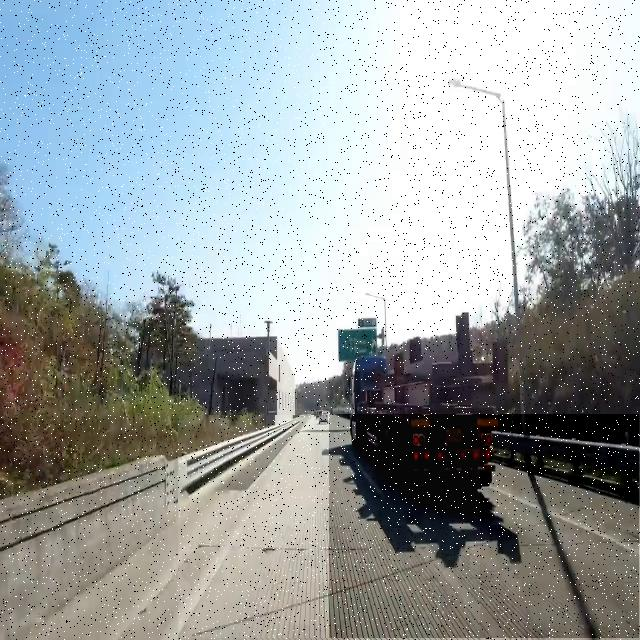
#> input picture assets/lane/test1.jpg, 640 x 640 px; its folder holds only this picture in this run
$ python -i road_lanes.py   (imports and definitions only)
#> lines starting #> are read from the running program, lines starting #| are printed output that depends on the picture; after the words box and inside, x2 and y2 are one past the last pixel; in counts of white or black regions, pixels touching at a corner belong together
import logging

import cv2
import numpy as np

pre_left_fit = None
pre_right_fit = None


def grayscale(img):
    """Convert a BGR image to grayscale and validate input.

    OpenCV `VideoCapture` returns BGR images, so use COLOR_BGR2GRAY.
    If `img` is None or empty, return None.
    """
    try:
        return cv2.cvtColor(img, cv2.COLOR_BGR2GRAY)
    except cv2.error as e:
        logging.error("grayscale: cvtColor failed: %s", e)
        return None
    # Or use BGR2GRAY if you read an image with cv2.imread()
    # return cv2.cvtColor(img, cv2.COLOR_BGR2GRAY)


def canny(img, low_threshold, high_threshold):
    """Applies the Canny transform"""
    return cv2.Canny(img, low_threshold, high_threshold)


def gaussian_blur(img, kernel_size):
    """Applies a Gaussian Noise kernel"""
    return cv2.GaussianBlur(img, (kernel_size, kernel_size), 0)


def region_of_interest(img, vertices):
    """
    Applies an image mask.

    Only keeps the region of the image defined by the polygon
    formed from `vertices`. The rest of the image is set to black.
    `vertices` should be a numpy array of integer points.
    """
    # defining a blank mask to start with
    mask = np.zeros_like(img)

    # defining a 3 channel or 1 channel color to fill the mask with depending on the input image
    if len(img.shape) > 2:
        channel_count = img.shape[2]  # i.e. 3 or 4 depending on your image
        ignore_mask_color = (255,) * channel_count
    else:
        ignore_mask_color = 255

    # filling pixels inside the polygon defined by "vertices" with the fill color
    cv2.fillPoly(mask, vertices, ignore_mask_color)

    # returning the image only where mask pixels are nonzero
    masked_image = cv2.bitwise_and(img, mask)
    return masked_image


def regularize_lane_fit(fit, prev_fit, alpha=0.2):
    """
    Smooth the lane line fit by combining with previous fit.

    """
    # put a cutof on cubic term

    if prev_fit is None:
        return fit

    return alpha * fit + (1 - alpha) * prev_fit


def polyfit_lanes(input, degree=3, ycrop=0.6):
    """
    TODO:
        - abrupt change in the lanes should be avoided

    """
    # print(input.shape)
    mid = input.shape[1] // 2
    left_only = input[:, 0:mid].nonzero()
    right_only = input[:, mid:].nonzero()
    # add nonzero pixel values and put it in the average value of the pixel indices
    poly_left = np.poly1d(np.polyfit(left_only[0], left_only[1], degree))
    poly_right = np.poly1d(np.polyfit(right_only[0], right_only[1], degree))
    # regularize the lane fit
    global pre_left_fit, pre_right_fit
    poly_left = regularize_lane_fit(poly_left, pre_left_fit, alpha=0.4)
    poly_right = regularize_lane_fit(poly_right, pre_right_fit, alpha=0.8)

    pre_left_fit = poly_left
    pre_right_fit = poly_right

    lane_left = poly_left(np.arange(input.shape[0])), np.arange(input.shape[0])
    # shift right lane x values by mid
    lane_right = poly_right(np.arange(input.shape[0])) + mid, np.arange(input.shape[0])

    # use cv2 to show the ploy fit result on the input image
    # fill the area between the lane lines

    out_img = np.dstack((input, input, input)) * 255
    # draw the lane lines , dont use loop

    for y in range(int(input.shape[0] * ycrop), input.shape[0]):
        x_left = int(lane_left[0][y])
        x_right = int(lane_right[0][y])
        out_img[y, x_left:x_right] = [255, 0, 0]
        # draw the lane lines
        # left lane line in green
        out_img[y, x_left - 2 : x_left + 2] = [0, 255, 0]
        # right lane line in blue
        out_img[y, x_right - 2 : x_right + 2] = [0, 0, 255]
    return out_img


def weighted_img(img, initial_img, α=0.1, β=1.0, γ=0.0):
    """
    `img` is the output of the hough_lines(), An image with lines drawn on it.
    Should be a blank image (all black) with lines drawn on it.

    `initial_img` should be the image before any processing.

    The result image is computed as follows:

    initial_img * α + img * β + γ
    NOTE: initial_img and img must be the same shape!
    """
    lines_edges = cv2.addWeighted(initial_img, α, img, β, γ)
    # lines_edges = cv2.polylines(lines_edges,get_vertices(img), True, (0,0,255), 10)
    return lines_edges


def get_vertices(image):
    rows, cols = image.shape[:2]
    bottom_left = [cols * 0.15, rows]
    top_left = [cols * 0.45, rows * 0.6]
    bottom_right = [cols * 0.95, rows]
    top_right = [cols * 0.55, rows * 0.6]

    ver = np.array([[bottom_left, top_left, top_right, bottom_right]], dtype=np.int32)
    return ver


# Lane finding Pipeline
def lane_finding_pipeline(image):
    # Validate
    if image is None:
        logging.warning("lane_finding_pipeline: received None image")
        return None

    # Grayscale
    gray_img = grayscale(image)
    if gray_img is None:
        return None
    # Gaussian Smoothing
    smoothed_img = gaussian_blur(img=gray_img, kernel_size=5)
    # Canny Edge Detection
    canny_img = canny(img=smoothed_img, low_threshold=180, high_threshold=240)
    # Masked Image Within a Polygon
    masked_img = region_of_interest(img=canny_img, vertices=get_vertices(image))
    # Polyfit the lanes
    houghed_lines = polyfit_lanes(masked_img)
    # Draw lines on edges
    output = weighted_img(img=houghed_lines, initial_img=image, α=0.8, β=1.0, γ=0.0)

    return output

>>> import cv2
>>> picture = cv2.imread('../../assets/lane/test1.jpg')
#> picture is the input picture: shape (640, 640, 3); mean B, G, R 163.3, 162, 154.9
>>> result = lane_finding_pipeline(picture)
#> in grayscale, `return cv2.cvtColor(img, cv2.COLOR_BGR2GRAY)`:
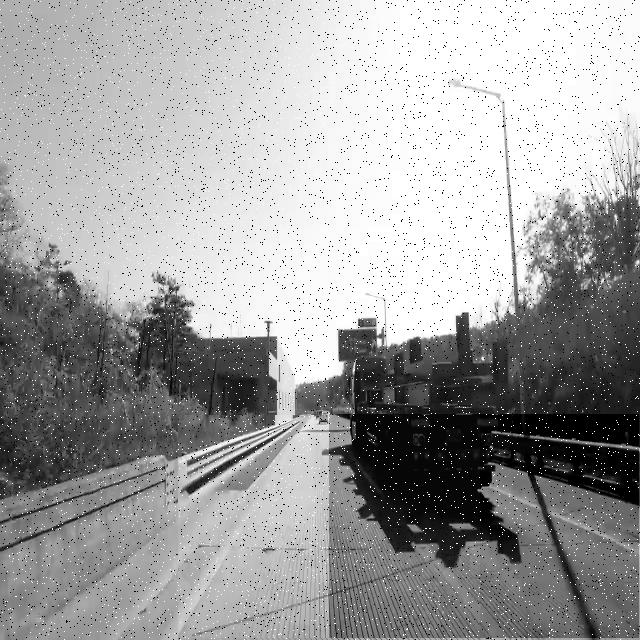
#> returned value: shape (640, 640); min 0, max 255, mean 160
#> in canny, `return cv2.Canny(img, low_threshold, high_threshold)`:
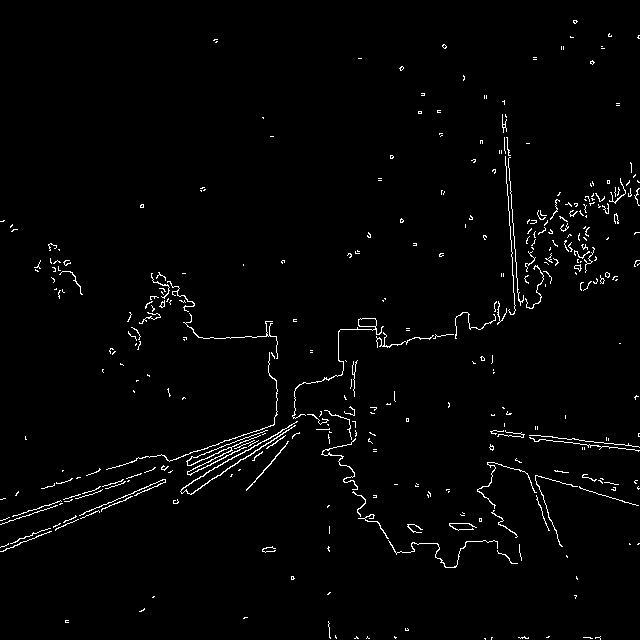
#> returned value: shape (640, 640); 1.9% white in thin lines or dots
#> in region_of_interest, `cv2.fillPoly(mask, vertices, ignore_mask_color)`:
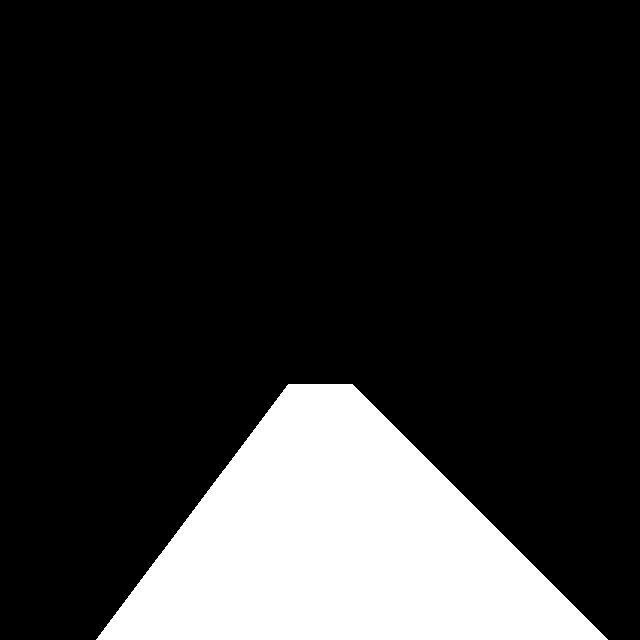
#> mask: shape (640, 640); 18% white; 1 white region, box (x1, y1, x2, y2) and area: (96, 384, 608, 640) 73856
#> in region_of_interest, `masked_image = cv2.bitwise_and(img, mask)`:
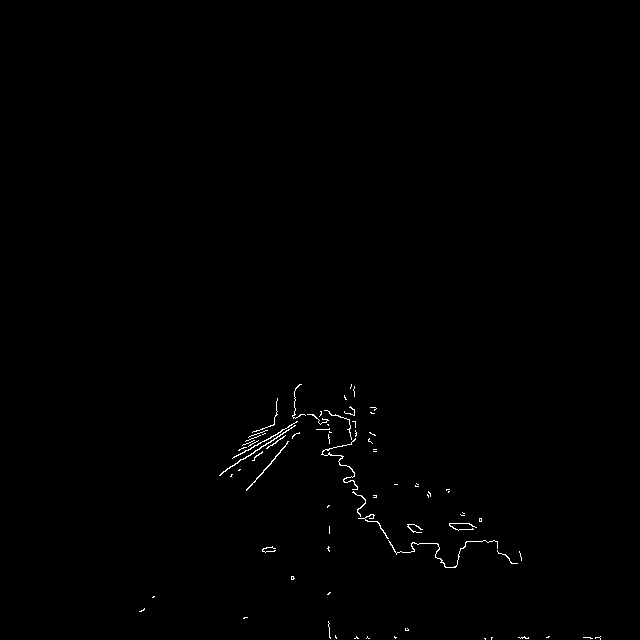
#> masked_image: shape (640, 640); 0.41% white in thin lines or dots, all inside (x1, y1, x2, y2) = (139, 384, 601, 640)
#> in polyfit_lanes, `left_only = input[:, 0:mid].nonzero()`: left_only = 661 positions, rows 384 to 618, columns 139 to 319
#> in polyfit_lanes, `right_only = input[:, mid:].nonzero()`: right_only = 1027 positions, rows 384 to 639, columns 0 to 280
#> the loop in polyfit_lanes, `for y in range(int(input.shape[0] * ycrop), input.shape[0]):` made 256 passes
#> (x_left, x_right) on passes 1 to 3: (330, 365), (328, 364), (326, 362)
#> after the loop in polyfit_lanes, `for y in range(int(input.shape[0] * ycrop), input.shape[0]):`:
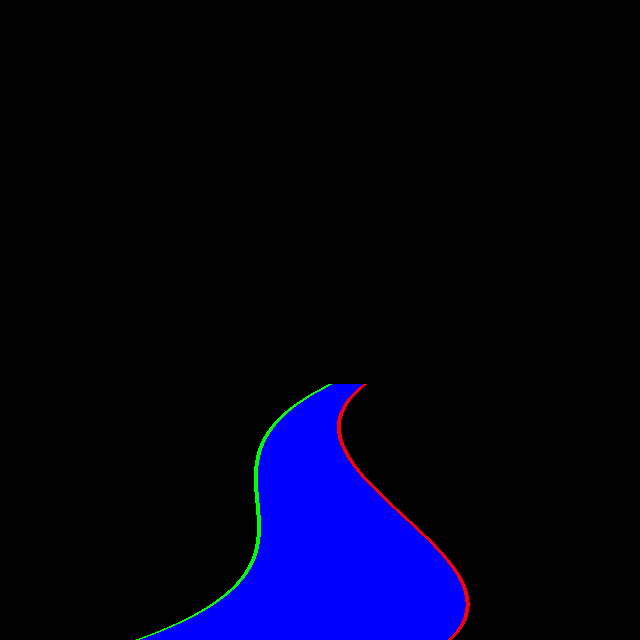
#> out_img: shape (640, 640, 3); mean of channels 0, 1, 2 23.6, 0.6, 0.6; drawn as B, G, R
#> in weighted_img, `lines_edges = cv2.addWeighted(initial_img, α, img, β, γ)`:
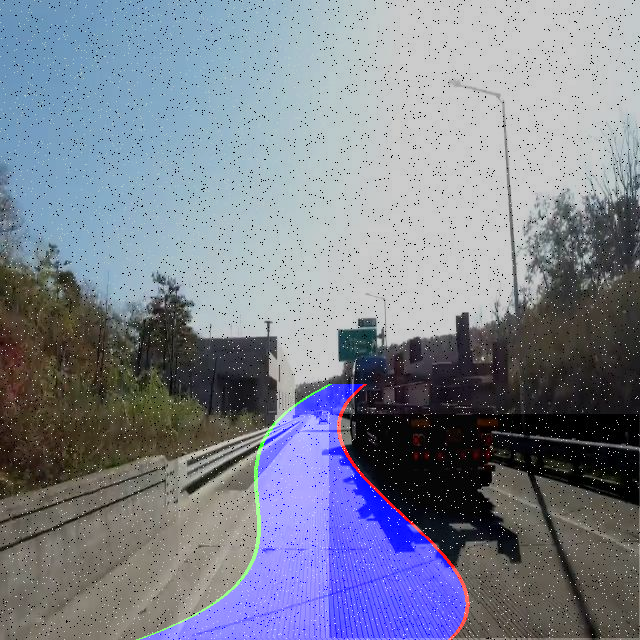
#> lines_edges: shape (640, 640, 3); mean B, G, R 144.1, 129.9, 124.4

$ run again, on assets/lane/test2.jpg
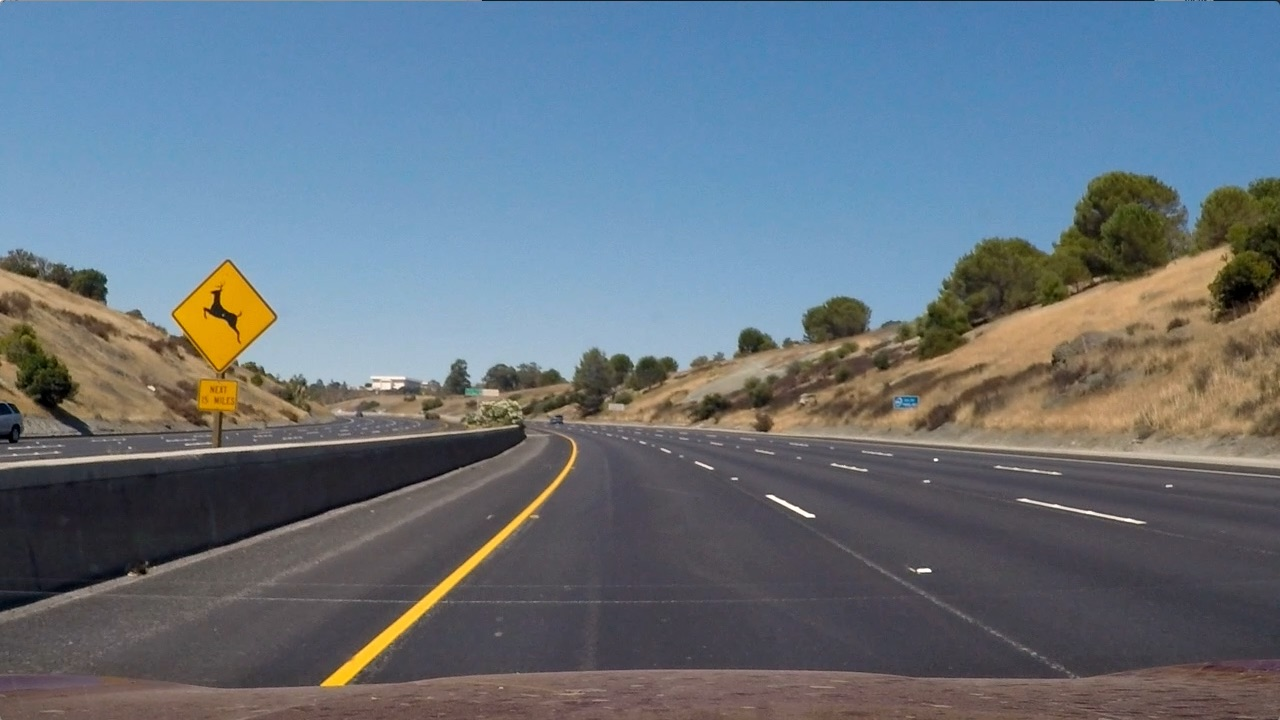
#> input picture assets/lane/test2.jpg, 1280 x 720 px
#> picture is the input picture: shape (720, 1280, 3); mean B, G, R 125.5, 114.6, 102.8
#> mask: shape (720, 1280); 18% white; 1 white region, box (x1, y1, x2, y2) and area: (193, 432, 1216, 720) 166048
#> masked_image: shape (720, 1280); 0.14% white in thin lines or dots, all inside (x1, y1, x2, y2) = (318, 437, 932, 686)
#> left_only = 984 positions, rows 437 to 685, columns 318 to 639
#> right_only = 284 positions, rows 440 to 572, columns 0 to 291
#> the loop in polyfit_lanes, `for y in range(int(input.shape[0] * ycrop), input.shape[0]):` made 288 passes
#> (x_left, x_right) on passes 1 to 3: (585, 613), (585, 616), (584, 619)
#> after the loop in polyfit_lanes, `for y in range(int(input.shape[0] * ycrop), input.shape[0]):`:
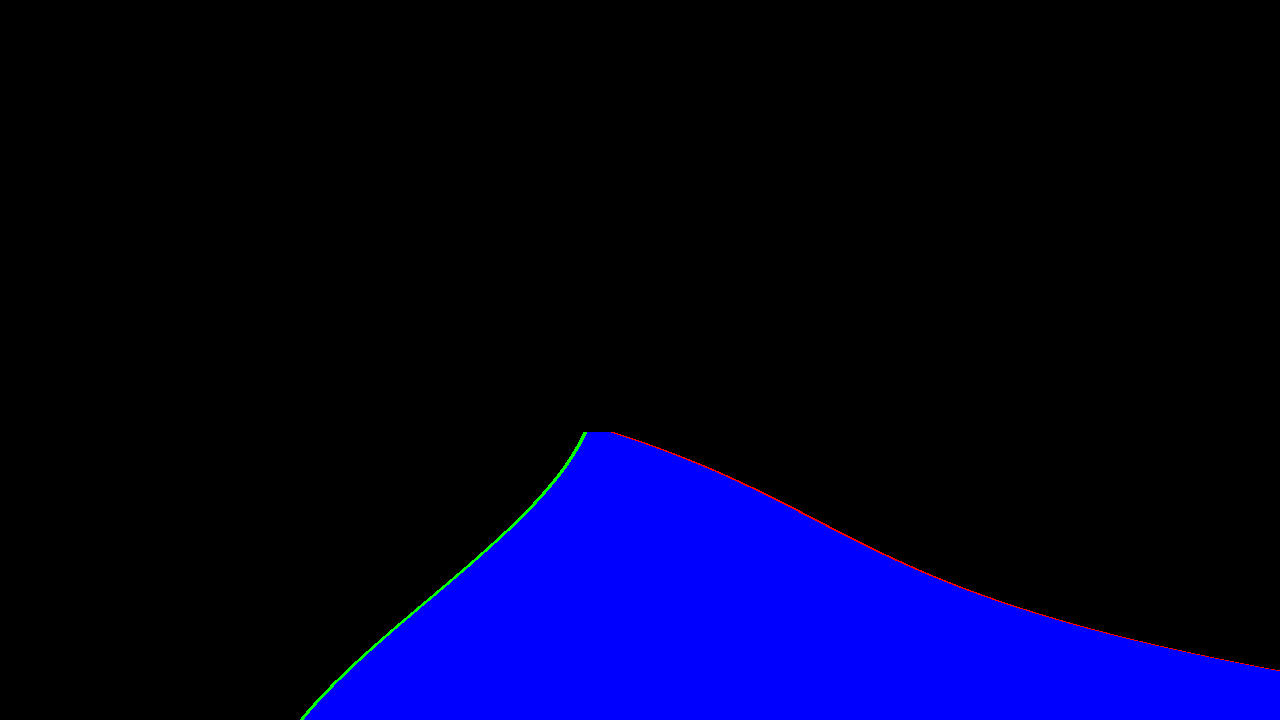
#> out_img: shape (720, 1280, 3); mean of channels 0, 1, 2 40.6, 0.3, 0.3; drawn as B, G, R
#> in weighted_img, `lines_edges = cv2.addWeighted(initial_img, α, img, β, γ)`:
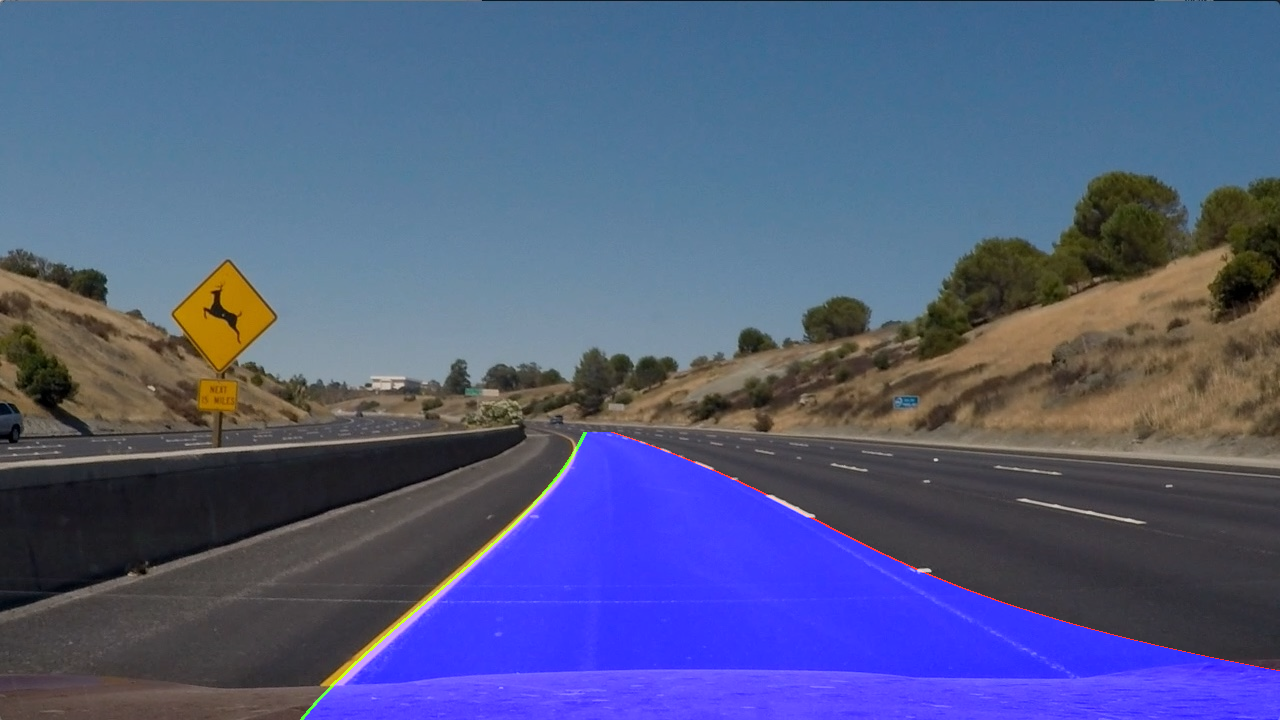
#> lines_edges: shape (720, 1280, 3); mean B, G, R 130.6, 91.8, 82.4
